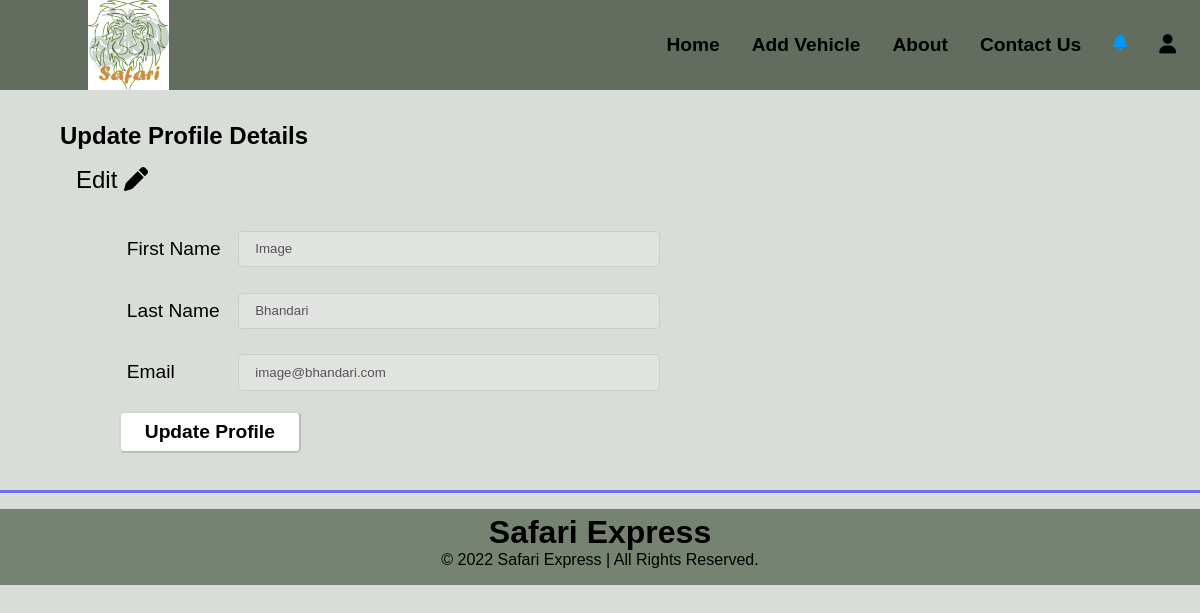
Screenshot of /index.php?page=userprofile (signed in) with the database file from the repository.
### tables this page shows
CREATE TABLE `users` (
  `userID` int(11) NOT NULL,
  `userName` varchar(255) NOT NULL,
  `email` varchar(255) NOT NULL,
  `password` varchar(255) NOT NULL,
  `firstName` varchar(255) NOT NULL,
  `lastName` varchar(255) NOT NULL,
  `role` varchar(255) NOT NULL
);

### functions/load_template.php (called while the page is built, shortened)
<?php
	function loadTemplate($filename, $tempVars){
		extract($tempVars);
		require $filename;
		$content = ob_get_clean();
		return $content;
	}
?>

### pages/users/userprofile.php (called while the page is built, shortened)
<?php
    if(isset($_SESSION['login']) && $_SESSION['login'] == 1 && $_SESSION['role']  == 'user' ) {
        $uid=$_SESSION['userID'];
        if(isset($uid)){
            $conn = new DatabaseTable('users');
            $dataa=$conn->find('userID',$uid);
            $data=$dataa->fetch();
            $status='';
        }
        $content = loadTemplate('../templates/users/userprofileTemplate.php', ['data'=>$data,'uid'=>$uid,'status'=>$status]);
    }else {
        session_unset();
        header('location:index.php?page=login');
    }
?>

### classes/databasetable.php (called while the page is built, shortened)
<?php
class DatabaseTable{
    public $table;
    function __construct($table){
        $this->table = $table;
    }
function find($field, $value) {
    global $pdo;
        $stmt = $pdo->prepare('SELECT * FROM ' . $this->table . ' WHERE ' . $field . ' = :valu');
        $criteria = [
                'valu' => $value
        ];
        $stmt->execute($criteria);
        return $stmt;
}
}
?>

### templates/users/userprofileTemplate.php (the view, shortened to what this page needs)
<body onload="disable();">
  <article class="profile">
    <section class="editprform_container">
      <h2><?php if($data){echo "Update Profile Details";}?><br></h2>
      <div onclick="enable();" class="editbtn"><h5>Edit <i class="fas fa-pen"></i></h5></div>
      <form method="post" action="index.php?page=userprofile">
        <div class="uprofilecont">
          <div class="uprofilefname"><label for="firstName">First Name</label></div>
          <div class="uprofilenfamein"><input type="text" id="firstname" name="firstName" value="<?php if($data){echo $data['firstName'];}?>" required placeholder="Client's updated first name.."></div>
          <div class="uprofilelname"><label for="lastName">Last Name</label></div>
          <div class="uprofilelnamein"><input type="text" id="lastname" name="lastName" value="<?php if($data){echo $data['lastName'];}?>" required placeholder="Client's updated last name.."></div>
          <div class="uprofilemail"><label for="email">Email</label></div>
          <div class="uprofilemailin"><input type="email" id="email" name="email" value="<?php if($data){echo $data['email'];}?>" required placeholder="Updated Email Address"></div>
          <div class="uprofilesubmit"><input type="submit" id="update" name="Update" value="Update Profile"></div>
        </div>
      </form>
    </section>
  </article>
</body>

### css/styles.css (style rules this page uses)
* { padding: 0; margin: 0; box-sizing: border-box; }
body, html { font-family: sans-serif; margin: 0; }
body { background: #D9DDD8; }
.profile { width: 90%; margin: 2rem 5% 1rem auto; }
.editbtn { padding: 1rem; cursor: pointer; width: 10rem; }
.profile h5 { font-size: 1.5rem; font-weight: 500; }
.editprform_container form { font-size: 1.2rem; }
.editprform_container .uprofilecont { width: 90%; margin: 0.5rem 0 0.5rem 5%; }
.uprofilefname { grid-area: uprofilefname; }
.uprofilenfamein { grid-area: uprofilenfamein; }
.uprofilelname { grid-area: uprofilelname; }
.uprofilelnamein { grid-area: uprofilelnamein; }
.uprofilemail { grid-area: uprofilemail; }
.uprofilemailin { grid-area: uprofilemailin; }
.uprofilesubmit { grid-area: uprofilesubmit; }
.uprofilecont { display: grid; grid-template-areas: 'uprofilefname uprofilenfamein' 'uprofilelname uprofilelnamein' 'uprofilemail uprofilemailin' 'uprofilesubmit uprofilesubmit'; grid-template-columns: min-content auto; align-items: center; }
.uprofilecont > div { padding: 0.3rem; white-space: nowrap; }
.uprofilecont input[type=text], .uprofilecont input[type=email] { min-width: min-content; width: 50%; padding: 0.6rem 1rem; margin: 0.5rem 0; display: inline-block; border: 1px solid #ccc; border-radius: 4px; box-sizing: border-box; }
.uprofilecont label { margin: 0.5rem; }
.uprofilecont input[type="submit"] { text-decoration: none; color: #000; background: #fff; padding: 0.5rem 1.5rem; font-size: 1.2rem; font-weight: 550; margin: 0.2rem 0; cursor: pointer; border-radius: 5px; }

### rows the page displays
users: firstName "Image", lastName "Bhandari", email "image@bhandari.com"
